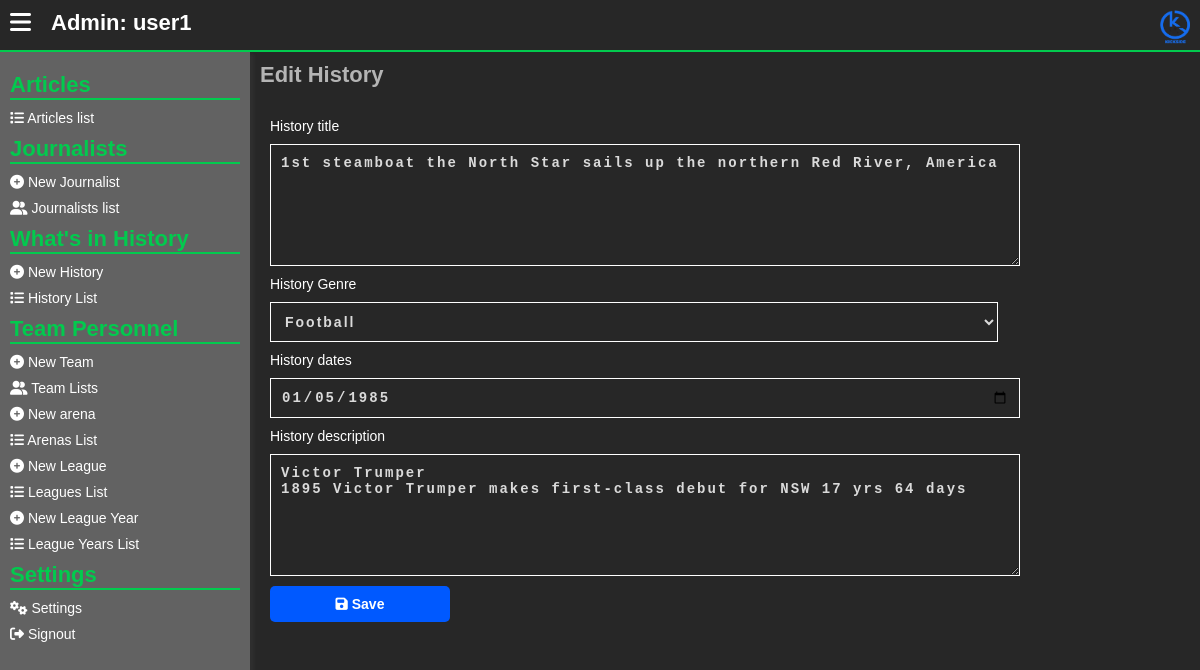
Screenshot of /admins/edit-history.php?h=6 (signed in) with the database file from the repository.
### tables this page shows
CREATE TABLE `history_today` (
  `ht_id` int(11) NOT NULL,
  `history_genre` int(11) NOT NULL,
  `history_title` varchar(255) NOT NULL,
  `history_description` text NOT NULL,
  `history_image` varchar(255) NOT NULL,
  `history_date` varchar(255) NOT NULL
);

CREATE TABLE `genres` (
  `id` int(11) NOT NULL,
  `genre_name` varchar(255) NOT NULL,
  `genre_description` text NOT NULL
);

### assets/php/admins/session_checker.php (called while the page is built, shortened)
<?php
    if (!isset($_SESSION['acting_admin_id'])) {
        header("location: signin.php");
    }
    else {
        $acting_admin_id = $_SESSION['acting_admin_id'];
        $check_admin_exists = mysqli_query($server,"SELECT * from
            admins WHERE id = '$acting_admin_id'
        ");
        if (mysqli_num_rows($check_admin_exists) !== 1) {
            header("location: ../admins/signin.php");
        }
        else {
            $get_the_admin_info = mysqli_fetch_array($check_admin_exists);
            $acting_admin_un = $get_the_admin_info["user_name"];
        }
    }
?>

### admins/edit-history.php (the view, shortened to what this page needs)
<?php
include("../assets/php/global/server.php");
include("../assets/php/admins/session_checker.php");
?>
<!DOCTYPE html>
<html lang="en">
<head>
    <link rel="stylesheet" href="../assets/css/back-main.css">
    <link rel="stylesheet" href="https://cdnjs.cloudflare.com/ajax/libs/font-awesome/6.5.1/css/all.min.css"
 />
</head>
<body>
    <main>
        <section class="main-section">
            <?php include("../assets/php/admins/header.php"); ?>
            <div class="hero">
                <?php include("../assets/php/admins/left-nav.php") ?>
                <div class="dashboard">
                    <div class="dashboard-cont">
                        <h1>
                            Edit History
                        </h1>
                        <?php
                        if (!isset($_GET['h'])) {
                            ?>
                            <div class="errorMsg">
                                No history sent to the server.
                            </div>
                            <?php
                        } else {
                            $historyId = $_GET['h'];
                            $checkHistory_exists = mysqli_query($server, "SELECT * from history_today,genres
                                    WHERE ht_id = '$historyId'
                                    AND genres.id = history_today.history_genre
                                ");
                            if (mysqli_num_rows($checkHistory_exists) < 1) {
                                ?>
                                <div class="errorMsg">
                                    History article is not found
                                </div>
                                <?php
                            } else {
                                $dataHistory_exists = mysqli_fetch_array($checkHistory_exists);
                                ?>
                                <div class="form-row">
                                    <form action="" method="POST" enctype="multipart/form-data">
                                        <p>
                                            <label for="History title">
                                                History title
                                            </label>
                                            <textarea name="hti" placeholder="Type..."
                                                required><?php echo $dataHistory_exists['history_title']; ?></textarea>
                                        </p>
                                        <p>
                                            <label for="History title">
                                                History Genre
                                            </label>
                                            <select name="h_ge" id="">
                                                <?php
                                                $currentGenre = $dataHistory_exists['history_genre'];
                                                $getCurrentGenre = mysqli_query($server, "SELECT * from genres
                                                        WHERE id = '$currentGenre'
                                                    ");
                                                $dataCurrentGenre = mysqli_fetch_array($getCurrentGenre);
                                                ?>
                                                <option value="<?php echo $currentGenre; ?>">
                                                    <?php echo $dataCurrentGenre['genre_name'] ?>
                                                </option>
                                            </select>
                                        </p>
                                        <p>
                                            <label for="History dates">
                                                History dates
                                            </label>
                                            <input type="date" name="hda"
                                                value="<?php echo $dataHistory_exists['history_date']; ?>">
                                        </p>
                                        <p>
                                            <label for="History description">
                                                History description
                                            </label>
                                            <textarea name="hde" placeholder="Type..."
                                                required><?php echo $dataHistory_exists['history_description']; ?></textarea>
                                        </p>
                                        <p>
                                            <button type="submit" name="edit_history">
                                                <i class="fa fa-save"></i>
                                                Save
                                            </button>
                                        </p>
                                    </form>
                                </div>
                                <?php
                            }
                        }
                        ?>
                    </div>
                </div>
            </div>
        </section>
    </main>
</body>
</html>

### assets/php/admins/header.php
<header>
   <div class="menu">
      <button id="menu_toggleBTN">
         <i class="fa fa-bars"></i>
      </button>
   </div>
   <div class="username" onclick="location.reload()">
      Admin:
      <?php
         echo $acting_admin_un;
      ?>
   </div>
   <div class="logo">
      <a href="./home.php">
         <img src="../assets/images/KickSide - Logo.png" alt="Kick Side Logo">
      </a>
   </div>
</header>

### assets/css/back-main.css (style rules this page uses)
* { font-size: 14px; margin: 0; padding: 0; text-decoration: none; }
body { font-family: "Gill Sans", "Gill Sans MT", Calibri, "Trebuchet MS", sans-serif; margin: 0; padding: 0; background: #d3d3d357; overflow: hidden; }
button { cursor: pointer; background: transparent; border: 0; }
main { width: 100%; height: 100%; }
section.main-section { height: 100vh; width: 100vw; top: 0; left: 0; position: absolute; background: rgb(39, 39, 39); overflow: hidden; }
section.main-section header { width: 100vw; display: flex; flex-direction: row; margin: 0; padding: 0; height: 50px; border-bottom: 2px solid #02ca4e; }
section.main-section header .menu { padding: 10px; }
section.main-section header .menu button { border: 0; background: transparent; }
section.main-section header .menu button i { font-size: 24px; color: #fff; }
section.main-section header .username { flex: 4; padding: 10px; color: #fff; font-size: 22px; font-weight: bold; user-select: none; cursor: pointer; }
section.main-section header .logo { text-align: right; flex: 2; padding: 10px; }
section.main-section header .logo img { width: 30px; }
section.main-section .hero { width: 100%; display: flex; flex-direction: row; flex-wrap: nowrap; }
section.main-section .dashboard { height: calc(100vh - 50px); overflow: auto; flex: 1; }
section.main-section .dashboard .dashboard-cont { padding: 10px; }
section.main-section .dashboard .dashboard-cont h1 { color: #b4b4b4; font-size: 22px; }
section.main-section .dashboard .form-row { margin-top: 10px; padding: 10px; border-radius: 10px; }
section.main-section .dashboard .form-row form p { margin-top: 10px; color: #fff; font-weight: 200; display: flex; flex-direction: column; font-size: 18px; }
section.main-section .dashboard .form-row form p input, section.main-section .dashboard .form-row form p textarea, section.main-section .dashboard .form-row form p select { padding: 10px; background: transparent; margin-top: 10px; border: 1px solid #fff; color: #dadada; font-weight: bold; letter-spacing: 2px; outline: 0; width: 80%; }
section.main-section .dashboard .form-row form p textarea { height: 100px; }
section.main-section .dashboard .form-row form p button { padding: 10px; background: #0059ff; border: 0; border-radius: 5px; font-weight: bold; color: #fff; width: 180px; }

### rows the page displays
history_today: hti "1st steamboat the North Star sails up the northern Red River, America", hda "01/05/1985", hde "Victor Trumper 1895 Victor Trumper makes first-class debut for NSW 17 yrs 64 days"
genres: h_ge "Football"

### other values shown
$acting_admin_un "user1"
